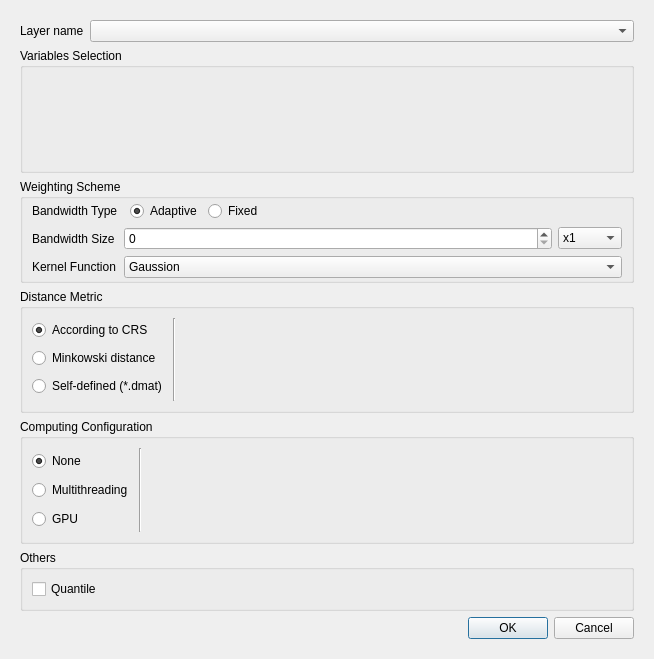
<?xml version="1.0" encoding="UTF-8"?>
<ui version="4.0">
 <class>GwmGWAverageOptionsDialog</class>
 <widget class="QDialog" name="GwmGWAverageOptionsDialog">
  <property name="geometry">
   <rect>
    <x>0</x>
    <y>0</y>
    <width>654</width>
    <height>659</height>
   </rect>
  </property>
  <property name="windowTitle">
   <string>GWAverage Configure</string>
  </property>
  <layout class="QVBoxLayout" name="verticalLayout_3" stretch="0">
   <item>
    <widget class="QScrollArea" name="scrollArea">
     <property name="frameShape">
      <enum>QFrame::NoFrame</enum>
     </property>
     <property name="widgetResizable">
      <bool>true</bool>
     </property>
     <widget class="QWidget" name="scrollAreaWidgetContents">
      <property name="geometry">
       <rect>
        <x>0</x>
        <y>0</y>
        <width>636</width>
        <height>641</height>
       </rect>
      </property>
      <layout class="QVBoxLayout" name="verticalLayout_7">
       <item>
        <layout class="QFormLayout" name="formLayout_6">
         <item row="0" column="0">
          <widget class="QLabel" name="label">
           <property name="sizePolicy">
            <sizepolicy hsizetype="Fixed" vsizetype="Preferred">
             <horstretch>0</horstretch>
             <verstretch>0</verstretch>
            </sizepolicy>
           </property>
           <property name="text">
            <string>Layer name</string>
           </property>
          </widget>
         </item>
         <item row="0" column="1">
          <widget class="QComboBox" name="mLayerComboBox"/>
         </item>
        </layout>
       </item>
       <item>
        <widget class="QGroupBox" name="groupBox">
         <property name="title">
          <string>Variables Selection</string>
         </property>
         <layout class="QVBoxLayout" name="verticalLayout_4" stretch="1">
          <item>
           <widget class="GwmIndepVarSelectorWidget" name="mIndepVarSelector" native="true"/>
          </item>
         </layout>
        </widget>
       </item>
       <item>
        <widget class="QGroupBox" name="groupBox_2">
         <property name="sizePolicy">
          <sizepolicy hsizetype="Preferred" vsizetype="Fixed">
           <horstretch>0</horstretch>
           <verstretch>0</verstretch>
          </sizepolicy>
         </property>
         <property name="title">
          <string>Weighting Scheme</string>
         </property>
         <layout class="QFormLayout" name="formLayout">
          <property name="horizontalSpacing">
           <number>6</number>
          </property>
          <property name="verticalSpacing">
           <number>6</number>
          </property>
          <property name="topMargin">
           <number>2</number>
          </property>
          <property name="bottomMargin">
           <number>2</number>
          </property>
          <item row="0" column="0">
           <widget class="QLabel" name="label_2">
            <property name="text">
             <string>Bandwidth Type</string>
            </property>
           </widget>
          </item>
          <item row="0" column="1">
           <layout class="QHBoxLayout" name="horizontalLayout_6">
            <property name="leftMargin">
             <number>6</number>
            </property>
            <item>
             <widget class="QRadioButton" name="mBwTypeAdaptiveRadio">
              <property name="sizePolicy">
               <sizepolicy hsizetype="Fixed" vsizetype="Fixed">
                <horstretch>0</horstretch>
                <verstretch>0</verstretch>
               </sizepolicy>
              </property>
              <property name="text">
               <string>Adaptive</string>
              </property>
              <property name="checked">
               <bool>true</bool>
              </property>
             </widget>
            </item>
            <item>
             <widget class="QRadioButton" name="mBwTypeFixedRadio">
              <property name="sizePolicy">
               <sizepolicy hsizetype="Fixed" vsizetype="Fixed">
                <horstretch>0</horstretch>
                <verstretch>0</verstretch>
               </sizepolicy>
              </property>
              <property name="text">
               <string>Fixed</string>
              </property>
             </widget>
            </item>
            <item>
             <spacer name="horizontalSpacer">
              <property name="orientation">
               <enum>Qt::Horizontal</enum>
              </property>
              <property name="sizeHint" stdset="0">
               <size>
                <width>40</width>
                <height>20</height>
               </size>
              </property>
             </spacer>
            </item>
           </layout>
          </item>
          <item row="1" column="1">
           <widget class="QStackedWidget" name="mBwSizeSettingStack">
            <property name="currentIndex">
             <number>0</number>
            </property>
            <widget class="QWidget" name="page_4">
             <layout class="QHBoxLayout" name="horizontalLayout">
              <property name="leftMargin">
               <number>0</number>
              </property>
              <property name="topMargin">
               <number>0</number>
              </property>
              <property name="rightMargin">
               <number>0</number>
              </property>
              <property name="bottomMargin">
               <number>0</number>
              </property>
              <item>
               <widget class="QSpinBox" name="mBwSizeAdaptiveSize">
                <property name="maximum">
                 <number>105</number>
                </property>
               </widget>
              </item>
              <item>
               <widget class="QComboBox" name="mBwSizeAdaptiveUnit">
                <property name="sizePolicy">
                 <sizepolicy hsizetype="Fixed" vsizetype="Fixed">
                  <horstretch>0</horstretch>
                  <verstretch>0</verstretch>
                 </sizepolicy>
                </property>
                <item>
                 <property name="text">
                  <string>x1</string>
                 </property>
                </item>
                <item>
                 <property name="text">
                  <string>x10</string>
                 </property>
                </item>
                <item>
                 <property name="text">
                  <string>x100</string>
                 </property>
                </item>
                <item>
                 <property name="text">
                  <string>x1000</string>
                 </property>
                </item>
               </widget>
              </item>
             </layout>
            </widget>
            <widget class="QWidget" name="page_5">
             <layout class="QHBoxLayout" name="horizontalLayout_4">
              <property name="leftMargin">
               <number>0</number>
              </property>
              <property name="topMargin">
               <number>0</number>
              </property>
              <property name="rightMargin">
               <number>0</number>
              </property>
              <property name="bottomMargin">
               <number>0</number>
              </property>
              <item>
               <widget class="QDoubleSpinBox" name="mBwSizeFixedSize">
                <property name="decimals">
                 <number>12</number>
                </property>
               </widget>
              </item>
              <item>
               <widget class="QComboBox" name="mBwSizeFixedUnit">
                <property name="sizePolicy">
                 <sizepolicy hsizetype="Fixed" vsizetype="Fixed">
                  <horstretch>0</horstretch>
                  <verstretch>0</verstretch>
                 </sizepolicy>
                </property>
                <item>
                 <property name="text">
                  <string>m</string>
                 </property>
                </item>
                <item>
                 <property name="text">
                  <string>km</string>
                 </property>
                </item>
                <item>
                 <property name="text">
                  <string>mile</string>
                 </property>
                </item>
               </widget>
              </item>
             </layout>
            </widget>
           </widget>
          </item>
          <item row="2" column="0">
           <widget class="QLabel" name="label_13">
            <property name="text">
             <string>Kernel Function</string>
            </property>
           </widget>
          </item>
          <item row="2" column="1">
           <widget class="QComboBox" name="mBwKernelFunctionCombo">
            <item>
             <property name="text">
              <string>Gaussion</string>
             </property>
            </item>
            <item>
             <property name="text">
              <string>Exponential</string>
             </property>
            </item>
            <item>
             <property name="text">
              <string>Bisquare</string>
             </property>
            </item>
            <item>
             <property name="text">
              <string>Tricube</string>
             </property>
            </item>
            <item>
             <property name="text">
              <string>Boxcar</string>
             </property>
            </item>
           </widget>
          </item>
          <item row="1" column="0">
           <widget class="QLabel" name="label_3">
            <property name="text">
             <string>Bandwidth Size</string>
            </property>
           </widget>
          </item>
         </layout>
        </widget>
       </item>
       <item>
        <widget class="QGroupBox" name="groupBox_3">
         <property name="sizePolicy">
          <sizepolicy hsizetype="Preferred" vsizetype="Preferred">
           <horstretch>0</horstretch>
           <verstretch>0</verstretch>
          </sizepolicy>
         </property>
         <property name="title">
          <string>Distance Metric</string>
         </property>
         <layout class="QHBoxLayout" name="horizontalLayout_2">
          <item>
           <layout class="QVBoxLayout" name="verticalLayout_2">
            <item>
             <widget class="QRadioButton" name="mDistTypeCRSRadio">
              <property name="text">
               <string>According to CRS</string>
              </property>
              <property name="checked">
               <bool>true</bool>
              </property>
             </widget>
            </item>
            <item>
             <widget class="QRadioButton" name="mDistTypeMinkowskiRadio">
              <property name="text">
               <string>Minkowski distance</string>
              </property>
             </widget>
            </item>
            <item>
             <widget class="QRadioButton" name="mDistTypeDmatRadio">
              <property name="text">
               <string>Self-defined (*.dmat)</string>
              </property>
             </widget>
            </item>
           </layout>
          </item>
          <item>
           <widget class="Line" name="line">
            <property name="orientation">
             <enum>Qt::Vertical</enum>
            </property>
           </widget>
          </item>
          <item>
           <widget class="QStackedWidget" name="mDistParamSettingStack">
            <property name="currentIndex">
             <number>0</number>
            </property>
            <widget class="QWidget" name="mCRSDistPage"/>
            <widget class="QWidget" name="mMinkowskiDistPage">
             <layout class="QFormLayout" name="formLayout_2">
              <property name="leftMargin">
               <number>0</number>
              </property>
              <property name="topMargin">
               <number>0</number>
              </property>
              <property name="rightMargin">
               <number>0</number>
              </property>
              <property name="bottomMargin">
               <number>0</number>
              </property>
              <item row="0" column="0">
               <widget class="QLabel" name="label_4">
                <property name="sizePolicy">
                 <sizepolicy hsizetype="Preferred" vsizetype="Preferred">
                  <horstretch>0</horstretch>
                  <verstretch>0</verstretch>
                 </sizepolicy>
                </property>
                <property name="text">
                 <string>Rotation parameter</string>
                </property>
                <property name="alignment">
                 <set>Qt::AlignLeading|Qt::AlignLeft|Qt::AlignVCenter</set>
                </property>
               </widget>
              </item>
              <item row="0" column="1">
               <layout class="QFormLayout" name="formLayout_5">
                <property name="horizontalSpacing">
                 <number>6</number>
                </property>
                <property name="verticalSpacing">
                 <number>2</number>
                </property>
                <item row="0" column="0">
                 <widget class="QLabel" name="label_5">
                  <property name="text">
                   <string>theta</string>
                  </property>
                 </widget>
                </item>
                <item row="1" column="0">
                 <widget class="QLabel" name="label_6">
                  <property name="text">
                   <string>p</string>
                  </property>
                 </widget>
                </item>
                <item row="0" column="1">
                 <widget class="QDoubleSpinBox" name="mThetaValue"/>
                </item>
                <item row="1" column="1">
                 <widget class="QDoubleSpinBox" name="mPValue">
                  <property name="minimum">
                   <double>-1.000000000000000</double>
                  </property>
                 </widget>
                </item>
               </layout>
              </item>
             </layout>
            </widget>
            <widget class="QWidget" name="mDistMatrixDistPage">
             <layout class="QGridLayout" name="gridLayout">
              <property name="leftMargin">
               <number>0</number>
              </property>
              <property name="topMargin">
               <number>0</number>
              </property>
              <property name="rightMargin">
               <number>0</number>
              </property>
              <property name="bottomMargin">
               <number>0</number>
              </property>
              <item row="1" column="0">
               <widget class="QLineEdit" name="mDistMatrixFileNameEdit"/>
              </item>
              <item row="1" column="1">
               <widget class="QToolButton" name="mDistMatrixFileOpenBtn">
                <property name="text">
                 <string>...</string>
                </property>
               </widget>
              </item>
              <item row="0" column="0">
               <widget class="QLabel" name="label_14">
                <property name="text">
                 <string>Select a distance matrix file</string>
                </property>
               </widget>
              </item>
              <item row="2" column="0">
               <spacer name="verticalSpacer">
                <property name="orientation">
                 <enum>Qt::Vertical</enum>
                </property>
                <property name="sizeHint" stdset="0">
                 <size>
                  <width>20</width>
                  <height>5</height>
                 </size>
                </property>
               </spacer>
              </item>
             </layout>
            </widget>
           </widget>
          </item>
         </layout>
        </widget>
       </item>
       <item>
        <widget class="QGroupBox" name="mCalcParallelGroup">
         <property name="sizePolicy">
          <sizepolicy hsizetype="Preferred" vsizetype="Preferred">
           <horstretch>0</horstretch>
           <verstretch>0</verstretch>
          </sizepolicy>
         </property>
         <property name="title">
          <string>Computing Configuration</string>
         </property>
         <layout class="QHBoxLayout" name="horizontalLayout_3">
          <item>
           <layout class="QVBoxLayout" name="verticalLayout_5">
            <item>
             <widget class="QRadioButton" name="mCalcParallelNoneRadio">
              <property name="sizePolicy">
               <sizepolicy hsizetype="Fixed" vsizetype="Fixed">
                <horstretch>0</horstretch>
                <verstretch>0</verstretch>
               </sizepolicy>
              </property>
              <property name="text">
               <string>None</string>
              </property>
              <property name="checked">
               <bool>true</bool>
              </property>
             </widget>
            </item>
            <item>
             <widget class="QRadioButton" name="mCalcParallelMultithreadRadio">
              <property name="sizePolicy">
               <sizepolicy hsizetype="Fixed" vsizetype="Fixed">
                <horstretch>0</horstretch>
                <verstretch>0</verstretch>
               </sizepolicy>
              </property>
              <property name="text">
               <string>Multithreading</string>
              </property>
             </widget>
            </item>
            <item>
             <widget class="QRadioButton" name="mCalcParallelGPURadio">
              <property name="sizePolicy">
               <sizepolicy hsizetype="Fixed" vsizetype="Fixed">
                <horstretch>0</horstretch>
                <verstretch>0</verstretch>
               </sizepolicy>
              </property>
              <property name="text">
               <string>GPU</string>
              </property>
             </widget>
            </item>
           </layout>
          </item>
          <item>
           <widget class="Line" name="line_2">
            <property name="orientation">
             <enum>Qt::Vertical</enum>
            </property>
           </widget>
          </item>
          <item>
           <widget class="QStackedWidget" name="stackedWidget">
            <property name="currentIndex">
             <number>0</number>
            </property>
            <widget class="QWidget" name="page">
             <layout class="QVBoxLayout" name="verticalLayout">
              <property name="topMargin">
               <number>0</number>
              </property>
              <property name="bottomMargin">
               <number>0</number>
              </property>
             </layout>
            </widget>
            <widget class="QWidget" name="page_3">
             <layout class="QFormLayout" name="formLayout_3">
              <property name="leftMargin">
               <number>9</number>
              </property>
              <property name="topMargin">
               <number>0</number>
              </property>
              <property name="rightMargin">
               <number>9</number>
              </property>
              <property name="bottomMargin">
               <number>0</number>
              </property>
              <item row="0" column="0">
               <widget class="QLabel" name="label_9">
                <property name="text">
                 <string>Threads</string>
                </property>
               </widget>
              </item>
              <item row="0" column="1">
               <widget class="QSpinBox" name="mThreadNum">
                <property name="maximum">
                 <number>8</number>
                </property>
               </widget>
              </item>
             </layout>
            </widget>
            <widget class="QWidget" name="page_2">
             <layout class="QFormLayout" name="formLayout_4">
              <property name="topMargin">
               <number>0</number>
              </property>
              <property name="bottomMargin">
               <number>0</number>
              </property>
              <item row="0" column="0">
               <widget class="QLabel" name="label_8">
                <property name="text">
                 <string>Batch Size</string>
                </property>
               </widget>
              </item>
              <item row="0" column="1">
               <widget class="QSpinBox" name="mSampleGroupSize">
                <property name="maximum">
                 <number>4096</number>
                </property>
               </widget>
              </item>
             </layout>
            </widget>
           </widget>
          </item>
         </layout>
        </widget>
       </item>
       <item>
        <widget class="QGroupBox" name="groupBox_4">
         <property name="title">
          <string>Others</string>
         </property>
         <layout class="QVBoxLayout" name="verticalLayout_6">
          <item>
           <widget class="QCheckBox" name="mQuantileCheckBox">
            <property name="text">
             <string>Quantile</string>
            </property>
           </widget>
          </item>
         </layout>
        </widget>
       </item>
       <item>
        <layout class="QHBoxLayout" name="horizontalLayout_5">
         <item>
          <widget class="QLabel" name="mCheckMessage">
           <property name="sizePolicy">
            <sizepolicy hsizetype="Expanding" vsizetype="Preferred">
             <horstretch>0</horstretch>
             <verstretch>0</verstretch>
            </sizepolicy>
           </property>
           <property name="text">
            <string/>
           </property>
          </widget>
         </item>
         <item>
          <widget class="QDialogButtonBox" name="btbOkCancle">
           <property name="sizePolicy">
            <sizepolicy hsizetype="Fixed" vsizetype="Fixed">
             <horstretch>0</horstretch>
             <verstretch>0</verstretch>
            </sizepolicy>
           </property>
           <property name="orientation">
            <enum>Qt::Horizontal</enum>
           </property>
           <property name="standardButtons">
            <set>QDialogButtonBox::Cancel|QDialogButtonBox::Ok</set>
           </property>
          </widget>
         </item>
        </layout>
       </item>
      </layout>
     </widget>
    </widget>
   </item>
  </layout>
 </widget>
 <customwidgets>
  <customwidget>
   <class>GwmIndepVarSelectorWidget</class>
   <extends>QWidget</extends>
   <header>gwmindepvarselectorwidget.h</header>
   <container>1</container>
  </customwidget>
 </customwidgets>
 <resources/>
 <connections>
  <connection>
   <sender>btbOkCancle</sender>
   <signal>accepted()</signal>
   <receiver>GwmGWAverageOptionsDialog</receiver>
   <slot>accept()</slot>
   <hints>
    <hint type="sourcelabel">
     <x>248</x>
     <y>254</y>
    </hint>
    <hint type="destinationlabel">
     <x>157</x>
     <y>274</y>
    </hint>
   </hints>
  </connection>
  <connection>
   <sender>btbOkCancle</sender>
   <signal>rejected()</signal>
   <receiver>GwmGWAverageOptionsDialog</receiver>
   <slot>reject()</slot>
   <hints>
    <hint type="sourcelabel">
     <x>316</x>
     <y>260</y>
    </hint>
    <hint type="destinationlabel">
     <x>286</x>
     <y>274</y>
    </hint>
   </hints>
  </connection>
 </connections>
</ui>
